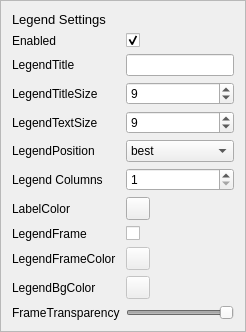
             <widget class="QFrame" name="base_setting_legend">
              <property name="frameShape">
               <enum>QFrame::Shape::StyledPanel</enum>
              </property>
              <property name="frameShadow">
               <enum>QFrame::Shadow::Raised</enum>
              </property>
              <layout class="QGridLayout" name="gridLayout_8">
               <item row="10" column="1">
                <widget class="QToolButton" name="bs_l_legend_frame_color_btn">
                 <property name="enabled">
                  <bool>false</bool>
                 </property>
                 <property name="text">
                  <string/>
                 </property>
                </widget>
               </item>
               <item row="9" column="1">
                <widget class="QCheckBox" name="bs_l_legend_frame_check">
                 <property name="text">
                  <string/>
                 </property>
                </widget>
               </item>
               <item row="5" column="1">
                <widget class="QComboBox" name="bs_l_pos_combo">
                 <item>
                  <property name="text">
                   <string>best</string>
                  </property>
                 </item>
                 <item>
                  <property name="text">
                   <string>upper right</string>
                  </property>
                 </item>
                 <item>
                  <property name="text">
                   <string>upper left</string>
                  </property>
                 </item>
                 <item>
                  <property name="text">
                   <string>lower left</string>
                  </property>
                 </item>
                 <item>
                  <property name="text">
                   <string>lower right</string>
                  </property>
                 </item>
                 <item>
                  <property name="text">
                   <string>right</string>
                  </property>
                 </item>
                 <item>
                  <property name="text">
                   <string>center left</string>
                  </property>
                 </item>
                 <item>
                  <property name="text">
                   <string>center right</string>
                  </property>
                 </item>
                 <item>
                  <property name="text">
                   <string>lower center</string>
                  </property>
                 </item>
                 <item>
                  <property name="text">
                   <string>upper center</string>
                  </property>
                 </item>
                 <item>
                  <property name="text">
                   <string>center</string>
                  </property>
                 </item>
                </widget>
               </item>
               <item row="2" column="0">
                <widget class="QLabel" name="legend_title_label">
                 <property name="text">
                  <string>LegendTitle</string>
                 </property>
                </widget>
               </item>
               <item row="6" column="1">
                <widget class="QSpinBox" name="bs_l_legend_col_spin">
                 <property name="minimum">
                  <number>1</number>
                 </property>
                </widget>
               </item>
               <item row="4" column="1">
                <widget class="QSpinBox" name="bs_l_legend_size_spin">
                 <property name="minimum">
                  <number>1</number>
                 </property>
                 <property name="value">
                  <number>9</number>
                 </property>
                </widget>
               </item>
               <item row="3" column="0">
                <widget class="QLabel" name="label_8">
                 <property name="minimumSize">
                  <size>
                   <width>100</width>
                   <height>0</height>
                  </size>
                 </property>
                 <property name="text">
                  <string>LegendTitleSize</string>
                 </property>
                </widget>
               </item>
               <item row="8" column="0">
                <widget class="QLabel" name="label_4">
                 <property name="text">
                  <string>LabelColor</string>
                 </property>
                </widget>
               </item>
               <item row="10" column="0">
                <widget class="QLabel" name="label_6">
                 <property name="text">
                  <string>LegendFrameColor</string>
                 </property>
                </widget>
               </item>
               <item row="12" column="1">
                <widget class="QSlider" name="bs_l_legend_transparent_slider">
                 <property name="enabled">
                  <bool>false</bool>
                 </property>
                 <property name="maximum">
                  <number>100</number>
                 </property>
                 <property name="value">
                  <number>100</number>
                 </property>
                 <property name="orientation">
                  <enum>Qt::Orientation::Horizontal</enum>
                 </property>
                </widget>
               </item>
               <item row="8" column="1">
                <widget class="QToolButton" name="bs_l_legend_text_color_btn">
                 <property name="text">
                  <string/>
                 </property>
                </widget>
               </item>
               <item row="3" column="1">
                <widget class="QSpinBox" name="bs_l_legend_text_size_spin">
                 <property name="minimum">
                  <number>1</number>
                 </property>
                 <property name="value">
                  <number>9</number>
                 </property>
                </widget>
               </item>
               <item row="9" column="0">
                <widget class="QLabel" name="label_5">
                 <property name="text">
                  <string>LegendFrame</string>
                 </property>
                </widget>
               </item>
               <item row="0" column="0">
                <widget class="QLabel" name="bs_l_label">
                 <property name="font">
                  <font>
                   <pointsize>10</pointsize>
                  </font>
                 </property>
                 <property name="text">
                  <string>Legend Settings</string>
                 </property>
                </widget>
               </item>
               <item row="4" column="0">
                <widget class="QLabel" name="bs_l_legend_size">
                 <property name="minimumSize">
                  <size>
                   <width>100</width>
                   <height>0</height>
                  </size>
                 </property>
                 <property name="maximumSize">
                  <size>
                   <width>100</width>
                   <height>16777215</height>
                  </size>
                 </property>
                 <property name="text">
                  <string>LegendTextSize</string>
                 </property>
                </widget>
               </item>
               <item row="11" column="1">
                <widget class="QToolButton" name="bs_l_legend_bg_color_btn">
                 <property name="enabled">
                  <bool>false</bool>
                 </property>
                 <property name="text">
                  <string/>
                 </property>
                </widget>
               </item>
               <item row="2" column="1">
                <widget class="QLineEdit" name="bs_l_legend_title_line"/>
               </item>
               <item row="6" column="0">
                <widget class="QLabel" name="label_2">
                 <property name="text">
                  <string>Legend Columns</string>
                 </property>
                </widget>
               </item>
               <item row="11" column="0">
                <widget class="QLabel" name="label_3">
                 <property name="text">
                  <string>LegendBgColor</string>
                 </property>
                </widget>
               </item>
               <item row="5" column="0">
                <widget class="QLabel" name="bs_l_pos">
                 <property name="minimumSize">
                  <size>
                   <width>76</width>
                   <height>0</height>
                  </size>
                 </property>
                 <property name="text">
                  <string>LegendPosition</string>
                 </property>
                </widget>
               </item>
               <item row="12" column="0">
                <widget class="QLabel" name="label_7">
                 <property name="minimumSize">
                  <size>
                   <width>100</width>
                   <height>0</height>
                  </size>
                 </property>
                 <property name="text">
                  <string>FrameTransparency</string>
                 </property>
                </widget>
               </item>
               <item row="1" column="0">
                <widget class="QLabel" name="label_20">
                 <property name="text">
                  <string>Enabled</string>
                 </property>
                </widget>
               </item>
               <item row="1" column="1">
                <widget class="QCheckBox" name="bs_l_legend_enabled_check">
                 <property name="text">
                  <string/>
                 </property>
                 <property name="checked">
                  <bool>true</bool>
                 </property>
                </widget>
               </item>
              </layout>
             </widget>
